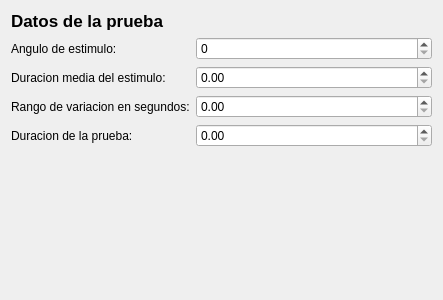
<?xml version="1.0" encoding="UTF-8"?>
<ui version="4.0">
 <class>Ui_Page2</class>
 <widget class="QDialog" name="Ui_Page2">
  <property name="geometry">
   <rect>
    <x>0</x>
    <y>0</y>
    <width>443</width>
    <height>300</height>
   </rect>
  </property>
  <property name="windowTitle">
   <string>Dialog</string>
  </property>
  <layout class="QVBoxLayout" name="verticalLayout">
   <item>
    <layout class="QFormLayout" name="formLayout">
     <item row="0" column="0">
      <widget class="QLabel" name="label">
       <property name="font">
        <font>
         <pointsize>13</pointsize>
         <weight>75</weight>
         <bold>true</bold>
        </font>
       </property>
       <property name="text">
        <string>Datos de la prueba</string>
       </property>
      </widget>
     </item>
     <item row="1" column="0">
      <widget class="QLabel" name="label_2">
       <property name="text">
        <string>Angulo de estimulo:</string>
       </property>
      </widget>
     </item>
     <item row="1" column="1">
      <widget class="QSpinBox" name="spinBox"/>
     </item>
     <item row="2" column="0">
      <widget class="QLabel" name="label_3">
       <property name="text">
        <string>Duracion media del estimulo:</string>
       </property>
      </widget>
     </item>
     <item row="2" column="1">
      <widget class="QDoubleSpinBox" name="doubleSpinBox"/>
     </item>
     <item row="3" column="0">
      <widget class="QLabel" name="label_4">
       <property name="text">
        <string>Rango de variacion en segundos:</string>
       </property>
      </widget>
     </item>
     <item row="3" column="1">
      <widget class="QDoubleSpinBox" name="doubleSpinBox_2"/>
     </item>
     <item row="4" column="0">
      <widget class="QLabel" name="label_5">
       <property name="text">
        <string>Duracion de la prueba:</string>
       </property>
      </widget>
     </item>
     <item row="4" column="1">
      <widget class="QDoubleSpinBox" name="doubleSpinBox_3"/>
     </item>
    </layout>
   </item>
  </layout>
 </widget>
 <resources/>
 <connections/>
</ui>
